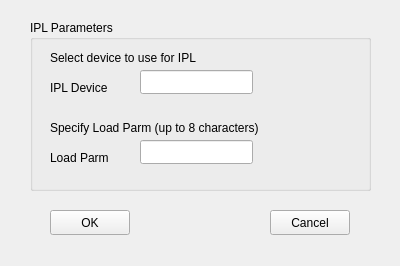
<?xml version="1.0" encoding="UTF-8"?>
<ui version="4.0">
 <class>IplConfigClass</class>
 <widget class="QWidget" name="IplConfigClass">
  <property name="geometry">
   <rect>
    <x>0</x>
    <y>0</y>
    <width>400</width>
    <height>266</height>
   </rect>
  </property>
  <property name="windowTitle">
   <string>IplConfig</string>
  </property>
  <widget class="QPushButton" name="okButton">
   <property name="geometry">
    <rect>
     <x>50</x>
     <y>210</y>
     <width>80</width>
     <height>25</height>
    </rect>
   </property>
   <property name="text">
    <string>OK</string>
   </property>
  </widget>
  <widget class="QPushButton" name="cancelButton">
   <property name="geometry">
    <rect>
     <x>270</x>
     <y>210</y>
     <width>80</width>
     <height>25</height>
    </rect>
   </property>
   <property name="text">
    <string>Cancel</string>
   </property>
  </widget>
  <widget class="QGroupBox" name="groupBox">
   <property name="geometry">
    <rect>
     <x>30</x>
     <y>20</y>
     <width>341</width>
     <height>171</height>
    </rect>
   </property>
   <property name="title">
    <string>IPL Parameters</string>
   </property>
   <widget class="QLineEdit" name="loadParm">
    <property name="geometry">
     <rect>
      <x>110</x>
      <y>120</y>
      <width>113</width>
      <height>24</height>
     </rect>
    </property>
    <property name="inputMask">
     <string>xxxxxxxx</string>
    </property>
   </widget>
   <widget class="QLabel" name="label_2">
    <property name="geometry">
     <rect>
      <x>20</x>
      <y>130</y>
      <width>81</width>
      <height>16</height>
     </rect>
    </property>
    <property name="text">
     <string>Load Parm</string>
    </property>
   </widget>
   <widget class="QLineEdit" name="devNo">
    <property name="geometry">
     <rect>
      <x>110</x>
      <y>50</y>
      <width>113</width>
      <height>24</height>
     </rect>
    </property>
   </widget>
   <widget class="QLabel" name="label_4">
    <property name="geometry">
     <rect>
      <x>20</x>
      <y>100</y>
      <width>311</width>
      <height>16</height>
     </rect>
    </property>
    <property name="text">
     <string>Specify Load Parm (up to 8 characters)</string>
    </property>
   </widget>
   <widget class="QLabel" name="label_3">
    <property name="geometry">
     <rect>
      <x>20</x>
      <y>30</y>
      <width>271</width>
      <height>16</height>
     </rect>
    </property>
    <property name="text">
     <string>Select device to use for IPL</string>
    </property>
   </widget>
   <widget class="QLabel" name="label">
    <property name="geometry">
     <rect>
      <x>20</x>
      <y>60</y>
      <width>71</width>
      <height>16</height>
     </rect>
    </property>
    <property name="text">
     <string>IPL Device</string>
    </property>
   </widget>
  </widget>
 </widget>
 <layoutdefault spacing="6" margin="11"/>
 <resources/>
 <connections/>
</ui>
